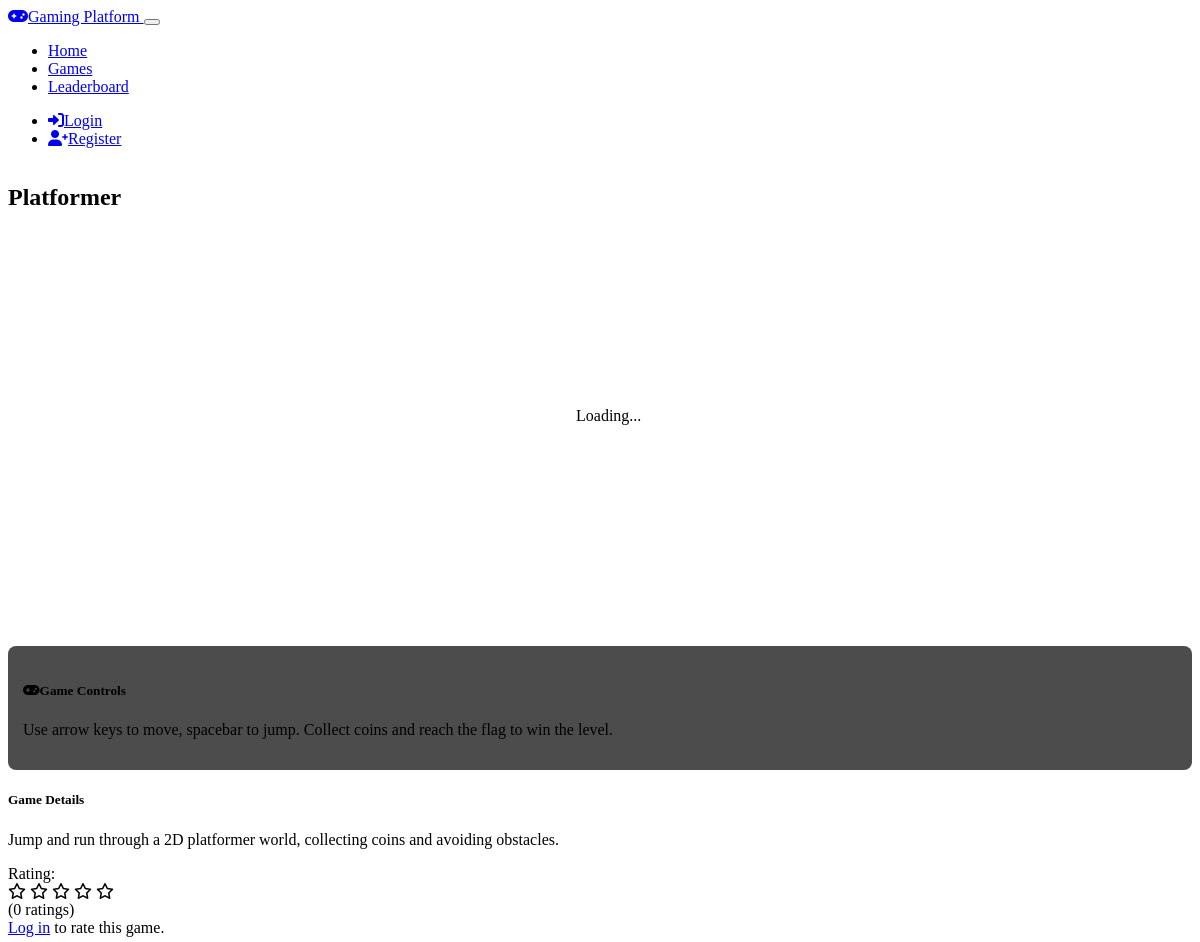
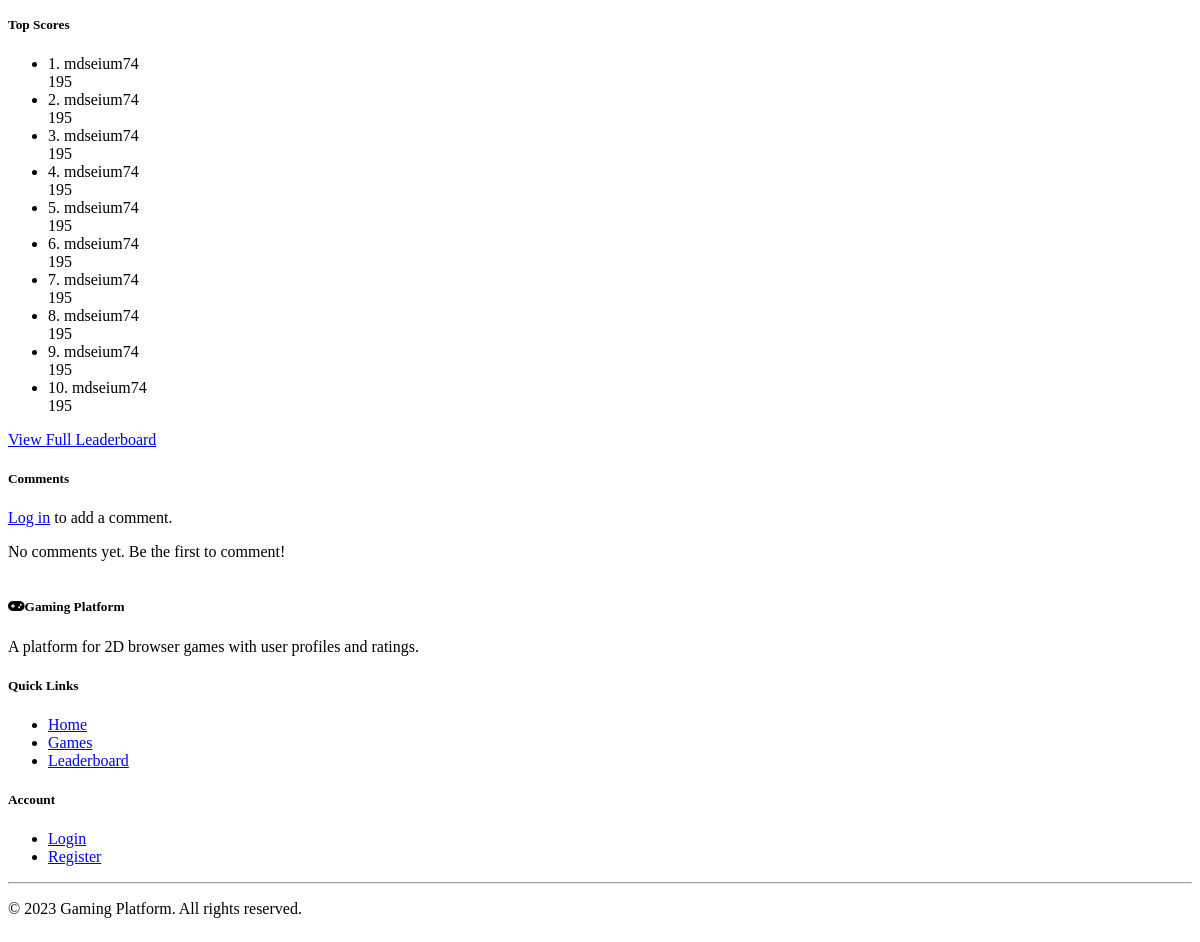
The app's page /game/3 with its own data (2 pictures, top to bottom).
### models.py (models this page shows, shortened)
class Game(db.Model):
    id = db.Column(db.Integer, primary_key=True)
    title = db.Column(db.String(100), nullable=False)
    description = db.Column(db.Text, nullable=False)
    instructions = db.Column(db.Text, nullable=False)
    game_type = db.Column(db.String(50), nullable=False)
    scores = db.relationship('Score', backref='game', lazy='dynamic')
    ratings = db.relationship('Rating', backref='game', lazy='dynamic')
    comments = db.relationship('Comment', backref='game', lazy='dynamic')
    def average_rating(self):
        ratings = [r.rating for r in self.ratings]
        return sum(ratings) / len(ratings) if ratings else 0

class Score(db.Model):
    id = db.Column(db.Integer, primary_key=True)
    score = db.Column(db.Integer, nullable=False)
    date = db.Column(db.DateTime, default=datetime.utcnow)
    user_id = db.Column(db.Integer, db.ForeignKey('user.id'), nullable=False)
    game_id = db.Column(db.Integer, db.ForeignKey('game.id'), nullable=False)

class User(UserMixin, db.Model):
    id = db.Column(db.Integer, primary_key=True)
    username = db.Column(db.String(64), unique=True, nullable=False)
    email = db.Column(db.String(120), unique=True, nullable=False)
    password_hash = db.Column(db.String(256), nullable=False)
    date_joined = db.Column(db.DateTime, default=datetime.utcnow)
    scores = db.relationship('Score', backref='user', lazy='dynamic')
    ratings = db.relationship('Rating', backref='user', lazy='dynamic')
    comments = db.relationship('Comment', backref='user', lazy='dynamic')

### routes.py (the view)
    @app.route('/game/<int:game_id>')
    def game(game_id):
        game = Game.query.get_or_404(game_id)
        comments = Comment.query.filter_by(game_id=game_id).order_by(Comment.date.desc()).all()
        user_rating = None
        if current_user.is_authenticated:
            user_rating = Rating.query.filter_by(user_id=current_user.id, game_id=game_id).first()
        top_scores = Score.query.filter_by(game_id=game_id).order_by(Score.score.desc()).limit(10).all()
        return render_template('game.html',
                               game=game,
                               comments=comments,
                               user_rating=user_rating,
                               top_scores=top_scores)

### templates/game.html (shortened to what this page needs)
{% extends 'base.html' %}
{% block content %}
<div class="container">
    <div class="row mt-4">
        <div class="col-md-8">
            <h2>{{ game.title }}</h2>
            <div id="game-container" class="my-4">
            </div>
            <div class="game-controls mb-4">
                <h5><i class="fas fa-gamepad me-2"></i>Game Controls</h5>
                <p>{{ game.instructions }}</p>
            </div>
        </div>
        <div class="col-md-4">
            <div class="card mb-4">
                <div class="card-header bg-primary text-white">
                    <h5 class="mb-0">Game Details</h5>
                </div>
                <div class="card-body">
                    <p>{{ game.description }}</p>
                    <div class="d-flex align-items-center mb-3">
                        <span class="me-2">Rating:</span>
                        <div class="rating-stars">
                            {% set avg_rating = game.average_rating()|int %}
                            {% for i in range(5) %}
                                {% if i < avg_rating %}
                                    <i class="fas fa-star"></i>
                                {% else %}
                                    <i class="far fa-star"></i>
                                {% endif %}
                            {% endfor %}
                        </div>
                        <span class="ms-2">({{ game.ratings.count() }} ratings)</span>
                    </div>
                    {% if current_user.is_authenticated %}
                        <form action="{{ url_for('rate_game') }}" method="post">
                            <input type="hidden" name="game_id" value="{{ game.id }}">
                            <input type="hidden" name="rating" id="rating-input" value="{{ user_rating.rating if user_rating else 0 }}">
                            <div class="mb-3">
                                <label class="form-label">Rate this game:</label>
                                <div class="rating-stars">
                                    {% for i in range(5) %}
                                        {% if user_rating and i < user_rating.rating %}
                                            <i class="fas fa-star" data-rating="{{ i+1 }}"></i>
                                        {% else %}
                                            <i class="far fa-star" data-rating="{{ i+1 }}"></i>
                                        {% endif %}
                                    {% endfor %}
                                </div>
                            </div>
                            <button type="submit" class="btn btn-primary">Submit Rating</button>
                        </form>
                    {% else %}
                        <div class="alert alert-info">
                            <a href="{{ url_for('login') }}">Log in</a> to rate this game.
                        </div>
                    {% endif %}
                </div>
            </div>
            <div class="card mb-4">
                <div class="card-header bg-primary text-white">
                    <h5 class="mb-0">Top Scores</h5>
                </div>
                <ul class="list-group list-group-flush">
                    {% for score in top_scores %}
                        <li class="list-group-item d-flex justify-content-between align-items-center{% if current_user.is_authenticated and score.user_id == current_user.id %} highlight-score{% endif %}">
                            <div>
                                <span class="fw-bold">{{ loop.index }}.</span>
                                {{ score.user.username }}
                            </div>
                            <span class="badge bg-primary rounded-pill">{{ score.score }}</span>
                        </li>
                    {% else %}
                        <li class="list-group-item">No scores recorded yet.</li>
                    {% endfor %}
                </ul>
                <div class="card-footer text-center">
                    <a href="{{ url_for('leaderboard', game_id=game.id) }}" class="btn btn-sm btn-outline-primary">View Full Leaderboard</a>
                </div>
            </div>
        </div>
    </div>
    <div class="row mt-4">
        <div class="col-md-12">
            <div class="card">
                <div class="card-header bg-primary text-white">
                    <h5 class="mb-0">Comments</h5>
                </div>
                <div class="card-body">
                    {% if current_user.is_authenticated %}
                        <form action="{{ url_for('add_comment') }}" method="post" class="mb-4">
                            <input type="hidden" name="game_id" value="{{ game.id }}">
                            <div class="mb-3">
                                <label for="content" class="form-label">Add a comment:</label>
                                <textarea class="form-control" id="content" name="content" rows="3" required></textarea>
                            </div>
                            <button type="submit" class="btn btn-primary">Post Comment</button>
                        </form>
                    {% else %}
                        <div class="alert alert-info mb-4">
                            <a href="{{ url_for('login') }}">Log in</a> to add a comment.
                        </div>
                    {% endif %}
                    <div class="comment-container">
                        {% if comments %}
                            {% for comment in comments %}
                                <div class="card mb-3 comment-card">
                                    <div class="card-body">
                                        <div class="d-flex justify-content-between">
                                            <h6 class="card-subtitle mb-2 text-muted">{{ comment.user.username }}</h6>
                                            <small class="text-muted">{{ comment.date.strftime('%Y-%m-%d %H:%M') }}</small>
                                        </div>
                                        <p class="card-text">{{ comment.content }}</p>
                                    </div>
                                </div>
                            {% endfor %}
                        {% else %}
                            <div class="text-center text-muted my-5">
                                <p>No comments yet. Be the first to comment!</p>
                            </div>
                        {% endif %}
                    </div>
                </div>
            </div>
        </div>
    </div>
</div>
{% endblock %}

### static/css/style.css (style rules this page uses)
body { min-height: 100vh; display: flex; flex-direction: column; }
#game-container { width: 100%; max-width: 800px; margin: 0 auto; border: 2px solid var(--bs-border-color); border-radius: 8px; background-color: var(--bs-dark); overflow: hidden; }
.rating-stars { color: var(--bs-warning); cursor: pointer; }
.comment-container { max-height: 400px; overflow-y: auto; }
.game-controls { background-color: rgba(0, 0, 0, 0.7); border-radius: 8px; padding: 15px; margin: 15px 0; }
.game-controls h5 { color: var(--bs-warning); }

### records on screen
Game: title "Platformer", instructions "Use arrow keys to move, spacebar to jump. Collect coins and reach the flag to win the level.", description "Jump and run through a 2D platformer world, collecting coins and avoiding obstacles."
Score: user.username "mdseium74", score "195"
Score: user.username "mdseium74", score "195"
Score: user.username "mdseium74", score "195"
Score: user.username "mdseium74", score "195"
Score: user.username "mdseium74", score "195"
Score: user.username "mdseium74", score "195"
Score: user.username "mdseium74", score "195"
Score: user.username "mdseium74", score "195"
Score: user.username "mdseium74", score "195"
Score: user.username "mdseium74", score "195"

### other values on screen
{{ game.ratings.count() }} "0"
